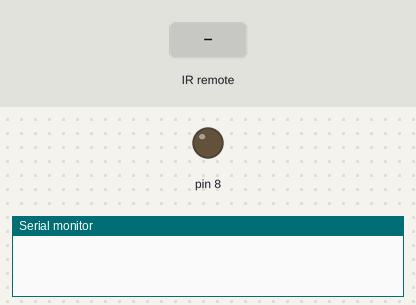
The sketch below on a simulated Arduino Uno, built with avr-gcc and run on an emulated ATmega328P. On the bench: output pins drawn as LEDs (lit = HIGH), the last lines printed to the serial monitor. The inputs (shaded band) are chosen by the test bench.

Above: at 1.2 s.
1.3 s: infrared code 0x9D62807F received
At 2.1 s:
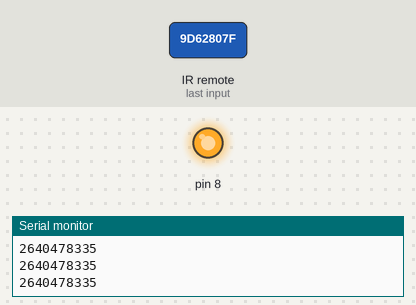
2.8 s: infrared code 0x9D6240BF received
At 3.2 s:
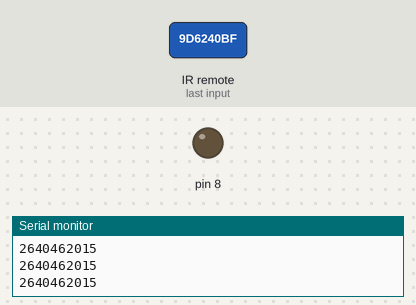
Timing chart, 0 to 5.8 s (numbered marks = the images above; inputs shaded):
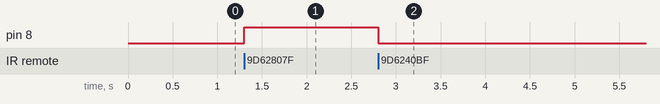

The sketch:

IR_POC.ino
```cpp
// (licence header left out)
#include <IRremote.h>

int RECV_PIN = 11;

IRrecv irrecv(RECV_PIN);
unsigned long botao_1 = 2640478335;
unsigned long botao_4 = 2640453855;
unsigned long botao_2 = 2640462015;

unsigned long codigo;//variável que recebe o código

decode_results results;

void setup()
{
  Serial.begin(115200);
  irrecv.enableIRIn(); // Start the receiver
}

void loop() {
  if (irrecv.decode(&results)) {
    codigo = results.value;
    Serial.println(results.value, DEC);
    Serial.println(codigo);
    irrecv.resume(); // Receive the next value
  }
  if(codigo==botao_1){
    pinMode(8, OUTPUT);
    Serial.println(codigo);
    digitalWrite(8, HIGH);
    //delay(500);
    //digitalWrite(8, LOW);
    codigo=0;
  }
  else if (codigo==botao_2){
    Serial.println(codigo);
    digitalWrite(8, LOW);
    //delay(500);
    //digitalWrite(8, LOW);
    codigo=0;

  }
}
```

Measured:
- after the input at 1.3 s, pin 8: LOW → HIGH at once
- after the input at 2.8 s, pin 8: HIGH → LOW at once
